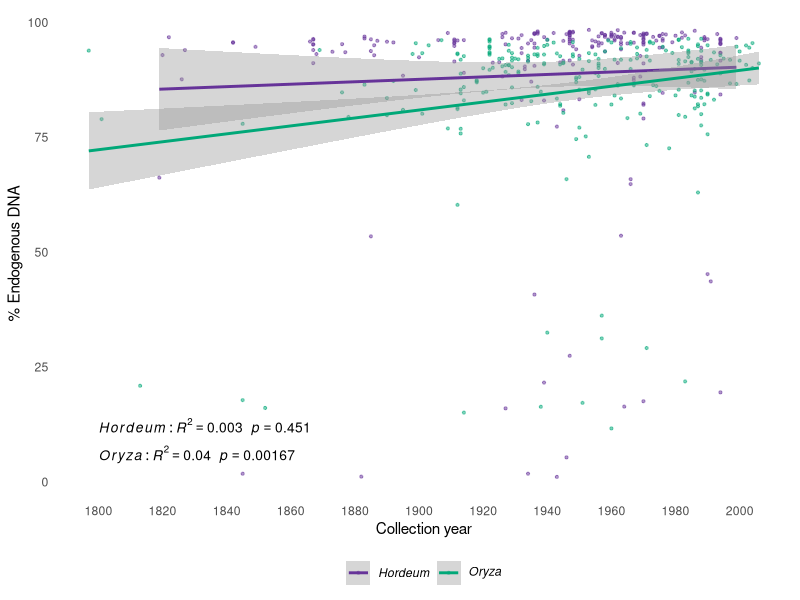
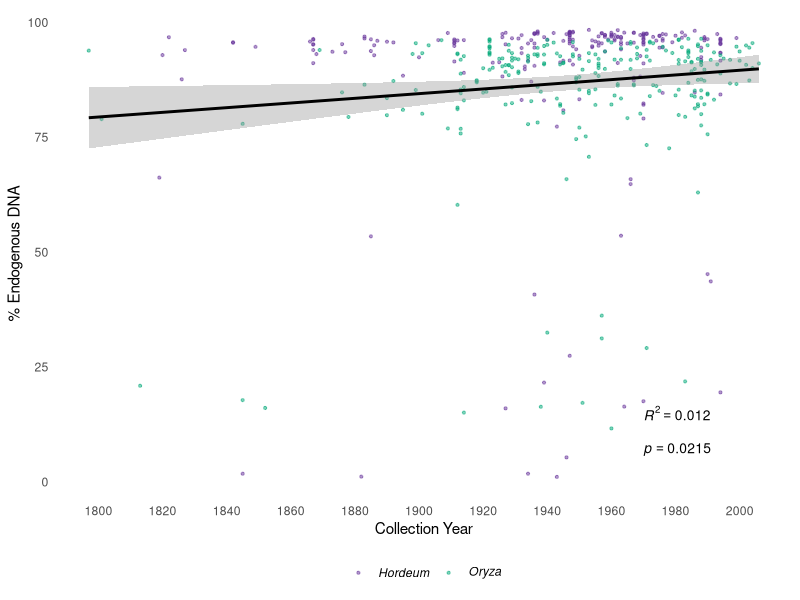
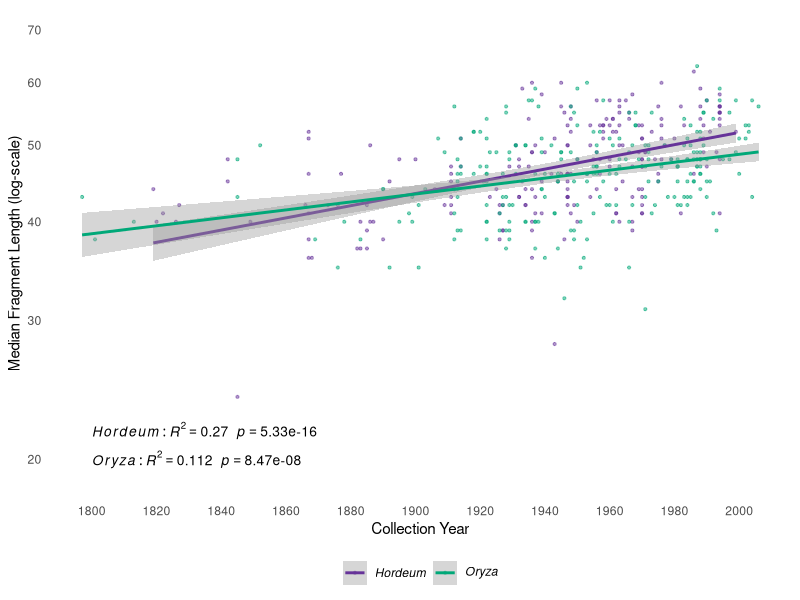
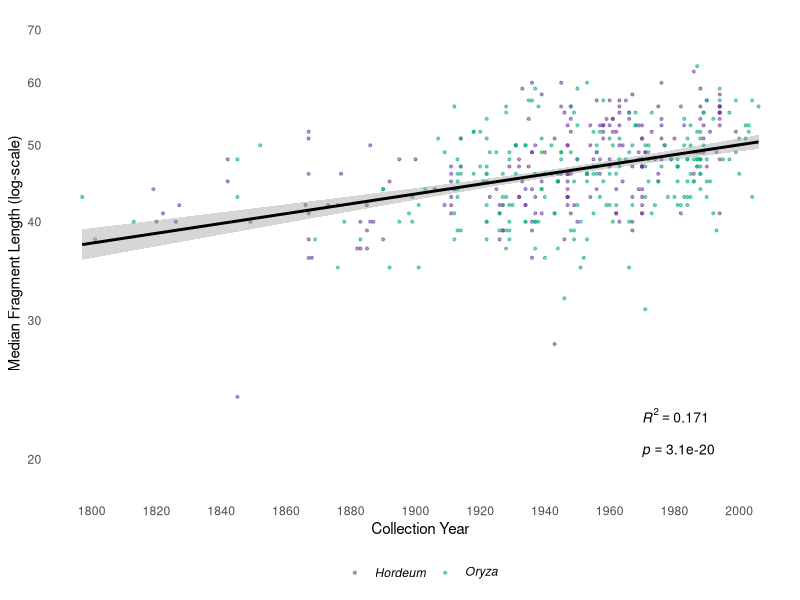
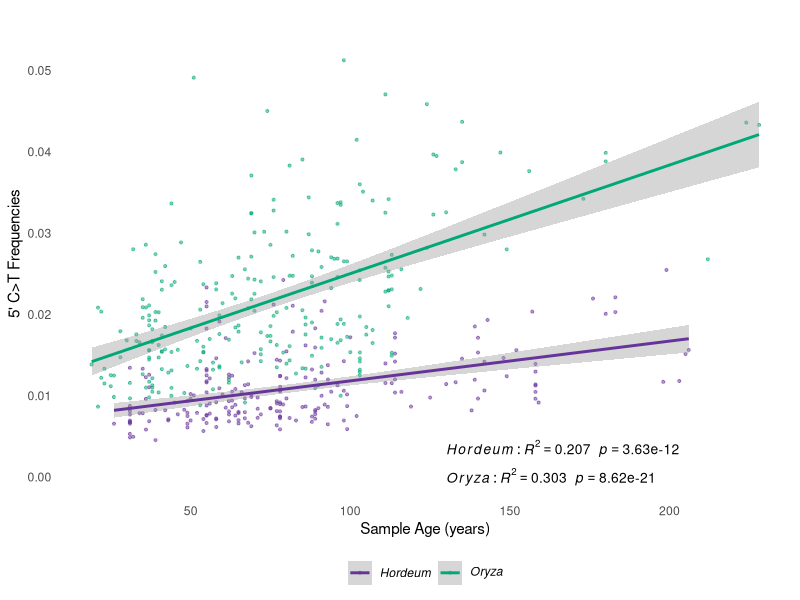
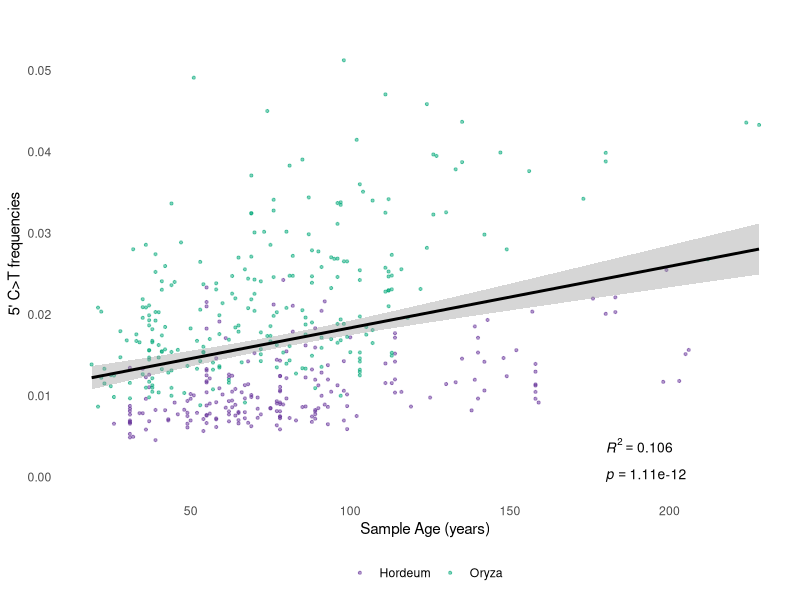
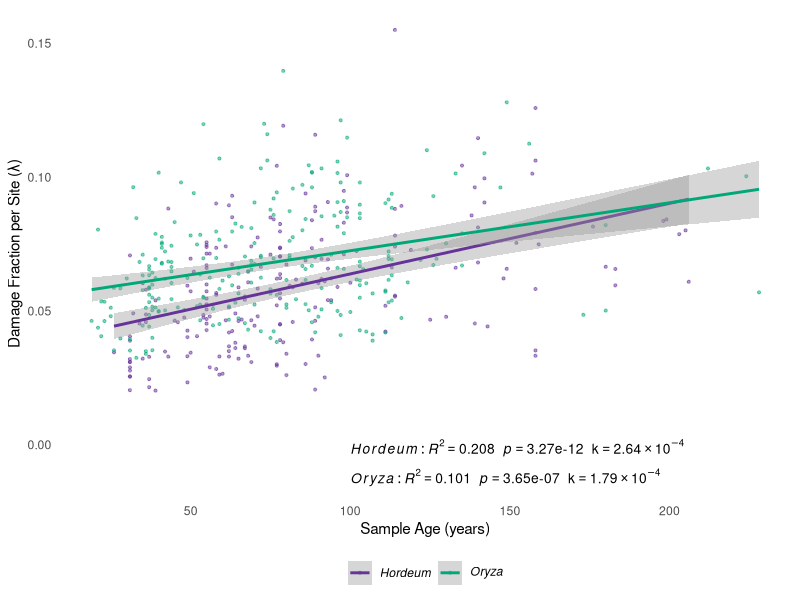
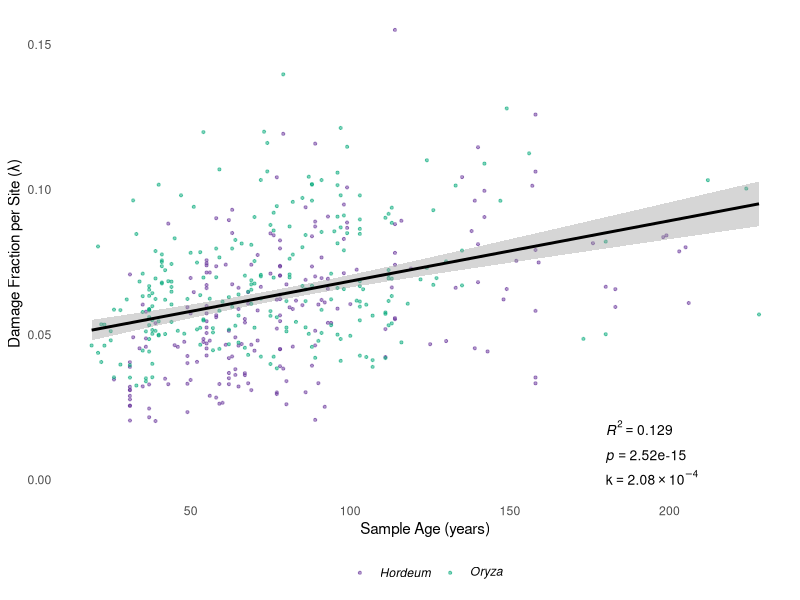

R code for these plots, in order:
#!/usr/bin/env Rscript

#------------------------------------------------------------------------------#
#                 aDNA Damage through time -  Script 02                        #
#                          Regression Analyses                                 #
#------------------------------------------------------------------------------#
# Install required packages, uncomment below if needed
# install.packages(c("dplyr", "ggplot2", "purrr", "gridExtra", "grid", "cowplot"))

# Load libraries
library(dplyr)
library(ggplot2)
library(purrr)
library(gridExtra)
library(grid)
library(cowplot)

# Read data matrix in R
d <- read.delim("aDNA_damage_screening_MAIN.txt",
                row.names = 1, stringsAsFactors = TRUE)
# Filter ( minimum 5000 merged reads, remove post-2010,
# remove samples deviating from exponential decline of fragment length and 5'Damage)
# Define the filtering criteria
filter_condition <- d$NO_MERGED_READS >= 5000 &
                    d$Collection_year < 2010 &
                    d$Lambda_R_squared > 0.95 &
                    d$Lambda_p_value < 0.05 &
                    d$X5P_DMG_R_squared > 0.5 &
                    d$X5P_DMG_p_value < 0.05

# Filter the data to keep samples meeting all criteria
d_filtered <- d[filter_condition, ]
# Store samples that did not meet the criteria
d_removed <- d[!filter_condition, ]

# Filter out rows with non-finite or zero values in
# MEDIAN_SIZE, Log_Mean or Collection_year
# Calculate age of the sample
current_year <- 2025
d_filtered <- d_filtered %>%
  filter(!is.na(MEDIAN_SIZE) & MEDIAN_SIZE > 0,
         !is.na(Log_Mean),
         !is.na(Collection_year)) %>%
  mutate(Sample_Age = current_year - Collection_year)

#------------------------------------------------------------------------------#
#          1 - Regression analysis: Endogenous fraction ~ Collection year      #
#------------------------------------------------------------------------------#
# Regression: Endogenous fraction ~ Sample age
# Divided by genera
hordeum_model <- lm(Endogenous_fraction ~ Collection_year,
                    data = filter(d_filtered, Genus == "Hordeum"))
oryza_model <- lm(Endogenous_fraction ~ Collection_year,
                  data = filter(d_filtered, Genus == "Oryza"))
# Extract R-squared and p-values for each model
hordeum_r2 <- summary(hordeum_model)$r.squared
hordeum_p <- summary(hordeum_model)$coefficients[2, 4]
oryza_r2 <- summary(oryza_model)$r.squared
oryza_p <- summary(oryza_model)$coefficients[2, 4]
# Create plot with separate regression lines
genus_colors <- c("Hordeum" = "#663399", "Oryza" = "#00A878")
P1 <- ggplot(d_filtered, aes(x = Collection_year, y = Endogenous_fraction, color = Genus)) +
    geom_point(alpha = 0.5, size = 0.75) +
    geom_smooth(method = "lm", se = TRUE, aes(group = Genus)) +
    scale_x_continuous(breaks = seq(1800, 2024, by = 20)) +
    scale_color_manual(values = genus_colors,
                       labels = c(expression(italic("Hordeum")),
                                  expression(italic("Oryza")))) +
    labs(x = "Collection year",
         y = "% Endogenous DNA",
         title = NULL,
         color = NULL) +
    theme_minimal() +
    theme(
        panel.grid = element_blank(),
        legend.position = "bottom",) +
    # Add R-squared and p-value annotations for both groups separately
    annotate("text", size = 3.5, x = 1800, y = 12,
             label = sprintf("italic(Hordeum):
            italic(R)^2 == %.3f~~italic(p) == %.3g",
                             hordeum_r2, hordeum_p),
             parse = TRUE, hjust = 0) +
    annotate("text", size = 3.5, x = 1800, y = 6,
             label = sprintf("italic(Oryza):
            italic(R)^2 == %.3f~~italic(p) == %.3g",
                             oryza_r2, oryza_p),
             parse = TRUE, hjust = 0)
# Print plot
P1

#------------------------------------------------------------------------------#
#     1.1 - Regression analysis: Endogenous fraction ~ Collection year         #
#                                All Samples                                   #
#------------------------------------------------------------------------------#
# Regression: Endogenous fraction ~ collection year
# For all samples 
model <- lm(Endogenous_fraction ~ Collection_year, data = d_filtered)
# Extract R-squared and p-value
r_squared <- summary(model)$r.squared
p_value <- summary(model)$coefficients[2, 4]
# Define color palette for genera
genus_colors <- c("Hordeum" = "#663399", "Oryza" = "#00A878")
# Plot data
P1.1 <- ggplot(d_filtered, aes(x = Collection_year, y = Endogenous_fraction, color = Genus)) +
  geom_point(alpha = 0.5, size = 0.75)+  # Set transparency to 0.5, size to 0.75
  geom_smooth(method = "lm", col = "black") +
  scale_x_continuous(breaks = seq(1800, 2024, by = 20)) +  # Adjust x-axis
  scale_color_manual(values = genus_colors,
                     labels = c(expression(italic("Hordeum")),
                                expression(italic("Oryza")))) +
  labs(x = "Collection Year",
       y = "% Endogenous DNA",
       title = NULL,
       color = NULL) +  # Remove legend title
  theme_minimal() +
  theme(
    panel.grid = element_blank(),  # Remove gridlines
    legend.position = "bottom") +
  # Add R-squared and p-value annotations
  annotate("text", size = 3.5, x = 1970, y = 15,
           label = sprintf("italic(R)^2 == %.3f", r_squared),
           parse = TRUE, hjust = 0) +
  annotate("text", size = 3.5, x = 1970, y = 7,
           label = sprintf("italic(p) == %.3g", p_value),
           parse = TRUE, hjust = 0)
# print plot
P1.1

#------------------------------------------------------------------------------#
#         2 - Regression analysis: Fragment length ~ Collection year           #
#                               Divided by Genera                              #
#------------------------------------------------------------------------------#
# Regression: log-mean of fragment length ~ collection year
# Divided by genera
hordeum_model <- lm(Log_Mean ~ Collection_year,
                    data = filter(d_filtered, Genus == "Hordeum"))
oryza_model <- lm(Log_Mean ~ Collection_year,
                  data = filter(d_filtered, Genus == "Oryza"))
# Extract R-squared and p-values for each model
hordeum_r2 <- summary(hordeum_model)$r.squared
hordeum_p <- summary(hordeum_model)$coefficients[2, 4]
oryza_r2 <- summary(oryza_model)$r.squared
oryza_p <- summary(oryza_model)$coefficients[2, 4]
# Create plot with separate regression lines
P2 <- ggplot(d_filtered, aes(x = Collection_year, y = MEDIAN_SIZE, color = Genus)) +
    geom_point(alpha = 0.5, size = 0.75) +
    geom_smooth(method = "lm", se = TRUE, aes(group = Genus)) +
    scale_y_log10(breaks = c(20, 30, 40, 50, 60, 70),
                  limits = c(19, 70)) +
    scale_x_continuous(breaks = seq(1800, 2024, by = 20)) +
    scale_color_manual(values = genus_colors,
                       labels = c(expression(italic("Hordeum")),
                                  expression(italic("Oryza")))) +
    labs(x = "Collection Year",
         y = "Median Fragment Length (log-scale)",
         title = NULL,
         color = NULL) +
    theme_minimal() +
    theme(
        panel.grid = element_blank(),
        legend.position = "bottom") +
    # Add R-squared and p-value annotations for both groups separately
    annotate("text", size = 3.5, x = 1800, y = 21.75,
             label = sprintf("italic(Hordeum):
            italic(R)^2 == %.3f~~italic(p) == %.3g",
                             hordeum_r2, hordeum_p),
             parse = TRUE, hjust = 0) +
    annotate("text", size = 3.5, x = 1800, y = 20,
             label = sprintf("italic(Oryza):
            italic(R)^2 == %.3f~~italic(p) == %.3g",
                             oryza_r2, oryza_p),
             parse = TRUE, hjust = 0)
# print plot
P2

#------------------------------------------------------------------------------#
#         2.1 - Regression analysis: Fragment length ~ Collection year         #
#                                All Samples                                   #
#------------------------------------------------------------------------------#
# Regression: log-mean of fragment length ~ collection year
# For all samples irrespective of Herbarium and genus
model <- lm(Log_Mean ~ Collection_year, data = d_filtered)
# Extract R-squared and p-value
r_squared <- summary(model)$r.squared
p_value <- summary(model)$coefficients[2, 4]
# Define color palette for genera
genus_colors <- c("Hordeum" = "#663399", "Oryza" = "#00A878")
# Plot data
P2.1 <- ggplot(d_filtered, aes(x = Collection_year, y = MEDIAN_SIZE, color = Genus)) +
  geom_point(alpha = 0.5, size = 0.75)+  # Set transparency to 0.5, size to 0.75
  geom_smooth(method = "lm", col = "black") +
  scale_y_log10(breaks = c(20, 30, 40, 50, 60, 70),
                limits = c(19, 70)) +  # Set specific y-axis Log-scale
  scale_x_continuous(breaks = seq(1800, 2024, by = 20)) +  # Adjust x-axis
  scale_color_manual(values = genus_colors,
                     labels = c(expression(italic("Hordeum")),
                                expression(italic("Oryza")))) +
  labs(x = "Collection Year",
       y = "Median Fragment Length (log-scale)",
       title = NULL,
       color = NULL) +  # Remove legend title
  theme_minimal() +
  theme(
    panel.grid = element_blank(),  # Remove gridlines
    legend.position = "bottom") +
  # Add R-squared and p-value annotations
  annotate("text", size = 3.5, x = 1970, y = 22.75,
           label = sprintf("italic(R)^2 == %.3f", r_squared),
           parse = TRUE, hjust = 0) +
  annotate("text", size = 3.5, x = 1970, y = 20.5,
           label = sprintf("italic(p) == %.3g", p_value),
           parse = TRUE, hjust = 0)
# print plot
P2.1

#------------------------------------------------------------------------------#
#               3 - Regression analysis: 5' C>T  ~ Sample Age                  #
#                                Divided by Genera                             #
#------------------------------------------------------------------------------#
# Regression: 5pCT ~ sample age - by Genera
hordeum_model <- lm(X5P_DMG_POS1 ~ Sample_Age,
                    data = filter(d_filtered, Genus == "Hordeum"))
oryza_model <- lm(X5P_DMG_POS1 ~ Sample_Age,
                  data = filter(d_filtered, Genus == "Oryza"))
# Extract R-squared and p-values for each model
hordeum_r2 <- summary(hordeum_model)$r.squared
hordeum_p <- summary(hordeum_model)$coefficients[2, 4]
oryza_r2 <- summary(oryza_model)$r.squared
oryza_p <- summary(oryza_model)$coefficients[2, 4]
P3 <- ggplot(d_filtered, aes(x = Sample_Age, y = X5P_DMG_POS1, color = Genus)) +
  geom_point(alpha = 0.5, size = 0.75) +
  geom_smooth(method = "lm", se = TRUE, aes(group = Genus)) +
  scale_y_continuous(breaks = seq(0, 0.05, by = 0.01), 
                      limits = c(0, 0.055)) +  # Adjust y-axis with proper increments
  scale_color_manual(values = genus_colors,
                     labels = c(expression(italic("Hordeum")),
                                expression(italic("Oryza")))) +
  labs(x = "Sample Age (years)",
       y = "5' C>T Frequencies",
       title = NULL,
       color = NULL) +
  theme_minimal() +
  theme(panel.grid = element_blank(),
    legend.position = "bottom") +
  # Add R-squared and p-value annotations for both groups separately
  annotate("text", size = 3.5, x = 130, y = 0.0035,
           label = sprintf("italic(Hordeum): 
             italic(R)^2 == %.3f~~italic(p) == %.3g",
                           hordeum_r2, hordeum_p),
           parse = TRUE, hjust = 0) +
  annotate("text", size = 3.5, x = 130, y = 0.000005,
           label = sprintf("italic(Oryza): 
             italic(R)^2 == %.3f~~italic(p) == %.3g",
                           oryza_r2, oryza_p),
           parse = TRUE, hjust = 0)
# print plot
P3

#------------------------------------------------------------------------------#
#               3.1 - Regression analysis: 5' C>T  ~ Sample Age                #
#                                All Samples                                   #
#------------------------------------------------------------------------------#
# Regression: 5pCT ~ sample age - all together
model <- lm(X5P_DMG_POS1 ~ Sample_Age, data = d_filtered)
# Extract R-squared and p-value
r_squared <- summary(model)$r.squared
p_value <- summary(model)$coefficients[2, 4]
#Plot 5' damage vs. Sample Age
P3.1 <- ggplot(d_filtered, aes(x = Sample_Age, y = X5P_DMG_POS1, color = Genus)) +
    geom_point(alpha = 0.5, size = 0.75) +  # Set transparency to 0.5
    geom_smooth(method = "lm", col = "black") +
    scale_color_manual(values = genus_colors) +  # Set colors for genera
    scale_y_continuous(breaks = seq(0, 0.05, by = 0.01), 
                      limits = c(0, 0.055)) +  # Adjust y-axis with proper increments
    scale_x_continuous(breaks = seq(0, 300, by = 50)) +  # Adjust x-axis
    labs(x = "Sample Age (years)",
         y = "5' C>T frequencies",
         title = NULL,
         color = NULL) +  # Remove legend title
    theme_minimal() +
    theme(panel.grid = element_blank(),  # Remove gridlines
          legend.position = "bottom") +
    # Add R-squared and p-value annotations at the bottom left
    annotate("text", size = 3.5, x = 180, y = 0.0039,
             label = sprintf("italic(R)^2 == %.3f", r_squared),
             parse = TRUE, hjust = 0) +
    annotate("text", size = 3.5, x = 180, y = 0.00014,
             label = sprintf("italic(p) == %.3g", p_value),
             parse = TRUE, hjust = 0)
# print plot
P3.1

#------------------------------------------------------------------------------#
#      4 - Regression analysis: damage fraction per site (λ) and sample age    #
#                           Divided by Genera                                  #
#------------------------------------------------------------------------------#
# Regression: damage fraction per site (λ) ~ sample age
# Divided by Genera
# Format k values in scientific notation in the form 1.2×10^xx
format_scientific <- function(x) {
  # Get the exponent
  exponent <- floor(log10(abs(x)))
  # Get the coefficient (mantissa)
  coefficient <- x / 10^exponent
  # Format as "a.bc×10^xx"
  return(sprintf("%.2f %s 10^%d", coefficient, "%*%", exponent))
}

# Hordeum
hordeum_model <- lm(Lambda ~ Sample_Age,
  data = d_filtered[d_filtered$Genus == "Hordeum", ])
hordeum_r_squared <- summary(hordeum_model)$r.squared
hordeum_p_value <- summary(hordeum_model)$coefficients[2, 4]
hordeum_k <- format_scientific(hordeum_model$coefficients[2])

# Oryza
oryza_model <- lm(Lambda ~ Sample_Age,
  data = d_filtered[d_filtered$Genus == "Oryza", ])
oryza_r_squared <- summary(oryza_model)$r.squared
oryza_p_value <- summary(oryza_model)$coefficients[2, 4]
oryza_k <- format_scientific(oryza_model$coefficients[2])

# Generate Plot
P4 <- ggplot(d_filtered, aes(x = Sample_Age, y = Lambda, color = Genus)) +
  geom_point(alpha = 0.5, size = 0.75) +
  geom_smooth(method = "lm", aes(group = Genus, color = Genus), se = TRUE) +
  scale_color_manual(values = genus_colors,
                    labels = c(expression(italic("Hordeum")),
                              expression(italic("Oryza")))) +
  labs(x = "Sample Age (years)",
       y = "Damage Fraction per Site (λ)",
       title = NULL,
       color = NULL) +
  theme_minimal() +
  theme(
    panel.grid = element_blank(),
    legend.position = "bottom" ) +
  annotate(
    "text", size = 3.5, x = 100, y = -0.001,
    label = sprintf("italic(Hordeum):
 italic(R)^2 == %.3f~~italic(p) == %.3g~~k == %s",
     hordeum_r_squared, hordeum_p_value, hordeum_k),
    parse = TRUE, hjust = 0) +
  annotate("text", size = 3.5, x = 100, y = -0.012,
    label = sprintf("italic(Oryza):
 italic(R)^2 == %.3f~~italic(p) == %.3g~~k == %s",
     oryza_r_squared, oryza_p_value, oryza_k),
    parse = TRUE, hjust = 0)
# print plot
P4

#------------------------------------------------------------------------------#
#      4.1 - Regression analysis: damage fraction per site (λ) and sample age  #
#                                 All Samples                                  #
#------------------------------------------------------------------------------#
# Regression: damage fraction per site (λ) ~ sample age
# All samples
model <- lm(Lambda ~ Sample_Age, data = d_filtered)
r_squared <- summary(model)$r.squared
p_value <- summary(model)$coefficients[2, 4]
k <- format_scientific(model$coefficients[2])

# Visualization of damage fraction per site (λ) vs. Sample Age
P4.1 <- ggplot(d_filtered, aes(x = Sample_Age, y = Lambda, color = Genus)) +
  geom_point(alpha = 0.5, size = 0.75) +
  geom_smooth(method = "lm", col = "black") +
  scale_color_manual(values = genus_colors,
                    labels = c(expression(italic("Hordeum")),
                              expression(italic("Oryza")))) +
  labs(x = "Sample Age (years)",
       y = "Damage Fraction per Site (λ)",
       title = NULL,
       color = NULL) +
  theme_minimal() +
  theme(
    panel.grid = element_blank(),
    legend.position = "bottom") +
  annotate("text", size = 3.5, x = 180, y = 0.018,
           label = sprintf("italic(R)^2 == %.3f", r_squared),
           parse = TRUE, hjust = 0) +
  annotate("text", size = 3.5, x = 180, y = 0.008,
           label = sprintf("italic(p) == %.3g", p_value),
           parse = TRUE, hjust = 0) +
  annotate("text", size = 3.5, x = 180, y = 0.001,
           label = sprintf("k == %s", k),
           parse = TRUE, hjust = 0)
# print plot
P4.1

#------------------------------------------------------------------------------#
# Print main plots together with labels                                       #
#------------------------------------------------------------------------------#
# 1. Create a separate plot just for the legend
legend_plot <- P1 + theme(legend.position = "bottom")
# 2. Extract just the legend
legend <- gtable::gtable_filter(ggplotGrob(legend_plot), "guide-box")
# 3. Remove legends from plots and add labels
P1 <- P1 + theme(legend.position = "none") + labs(tag = "a")
P2 <- P2 + theme(legend.position = "none") + labs(tag = "b")
P4 <- P4 + theme(legend.position = "none") + labs(tag = "c")
P3 <- P3 + theme(legend.position = "none") + labs(tag = "d")

# 4. Create the 2x2 grid with legend at bottom
grid.arrange(
  arrangeGrob(P1, P2, P4, P3, ncol = 2),
  legend,
  heights = c(10, 1),
  ncol = 1
)

#------------------------------------------------------------------------------#
# Print supplementary plots together                                           #
#------------------------------------------------------------------------------#
# 1. Create a separate plot just for the legend
legend_plot <- P1.1 + theme(legend.position = "bottom")
# 2. Extract just the legend
legend <- gtable::gtable_filter(ggplotGrob(legend_plot), "guide-box")
# 3. Arrange plots without legends
P1.1 <- P1.1 + theme(legend.position = "none") + labs(tag = "a")
P2.1 <- P2.1 + theme(legend.position = "none") + labs(tag = "b")
P4.1 <- P4.1 + theme(legend.position = "none") + labs(tag = "c")
P3.1 <- P3.1 + theme(legend.position = "none") + labs(tag = "d")

# 4. Create the 2x2 grid with legend at bottom
grid.arrange(
  arrangeGrob(P1.1, P2.1, P4.1, P3.1, ncol = 2),
  legend,
  heights = c(10, 1),
  ncol = 1
)


#------------------------------------------------------------------------------#
# Print detailed linear model results for each damage metric                   #
#------------------------------------------------------------------------------#
# 1. Endogenous fraction ~ Collection Year by Genus
# Hordeum model
hordeum_endo_model <- lm(Endogenous_fraction ~ Collection_year,
                         data = filter(d_filtered, Genus == "Hordeum"))
# Oryza model
oryza_endo_model <- lm(Endogenous_fraction ~ Collection_year,
                       data = filter(d_filtered, Genus == "Oryza"))
# Print detailed results
cat("\n===== ENDOGENOUS FRACTION REGRESSION RESULTS =====\n")
cat("\n----- Hordeum: Endogenous fraction ~ Collection Year -----\n")
print(summary(hordeum_endo_model))
cat("\n----- Oryza: Endogenous fraction ~ Collection Year -----\n")
print(summary(oryza_endo_model))

# 2. Fragment Length ~ Collection Year by Genus
# Hordeum model
hordeum_frag_model <- lm(Log_Mean ~ Collection_year,
                         data = filter(d_filtered, Genus == "Hordeum"))
# Oryza model
oryza_frag_model <- lm(Log_Mean ~ Collection_year,
                       data = filter(d_filtered, Genus == "Oryza"))
# Print detailed results
cat("\n===== FRAGMENT LENGTH REGRESSION RESULTS =====\n")
cat("\n----- Hordeum: Log Mean Fragment Length ~ Collection Year -----\n")
print(summary(hordeum_frag_model))
cat("\n----- Oryza: Log Mean Fragment Length ~ Collection Year -----\n")
print(summary(oryza_frag_model))

# 3. 5' C>T ~ Sample Age by Genus
# Hordeum model
hordeum_ct_model <- lm(X5P_DMG_POS1 ~ Sample_Age,
                       data = filter(d_filtered, Genus == "Hordeum"))
# Oryza model
oryza_ct_model <- lm(X5P_DMG_POS1 ~ Sample_Age,
                     data = filter(d_filtered, Genus == "Oryza"))
# Print detailed results
cat("\n===== 5' C>T DAMAGE REGRESSION RESULTS =====\n")
cat("\n----- Hordeum: 5' C>T Frequencies ~ Sample Age -----\n")
print(summary(hordeum_ct_model))
cat("\n----- Oryza: 5' C>T Frequencies ~ Sample Age -----\n")
print(summary(oryza_ct_model))

# 4. Lambda (Damage fraction per site) ~ Sample Age by Genus
# Hordeum model
hordeum_lambda_model <- lm(Lambda ~ Sample_Age,
                           data = d_filtered[d_filtered$Genus == "Hordeum", ])
# Calculate k value
hordeum_k_value <- hordeum_lambda_model$coefficients[2] * 10^4
# Oryza model
oryza_lambda_model <- lm(Lambda ~ Sample_Age,
                         data = d_filtered[d_filtered$Genus == "Oryza", ])
# Calculate k value
oryza_k_value <- oryza_lambda_model$coefficients[2] * 10^5
# Print detailed results
cat("\n===== DAMAGE FRACTION PER SITE (λ) REGRESSION RESULTS =====\n")
cat("\n----- Hordeum: Damage Fraction per Site (λ) ~ Sample Age -----\n")
print(summary(hordeum_lambda_model))
cat("\nHordeum k value:", sprintf("%.3f × 10^-4", hordeum_k_value), "\n")
cat("\n----- Oryza: Damage Fraction per Site (λ) ~ Sample Age -----\n")
print(summary(oryza_lambda_model))
cat("\nOryza k value:", sprintf("%.3f × 10^-5", oryza_k_value), "\n")

